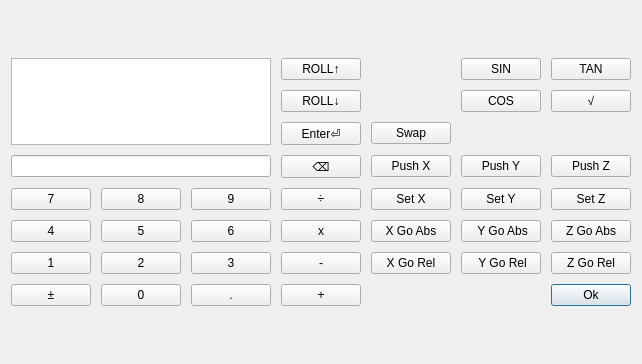
<?xml version="1.0" encoding="UTF-8"?>
<ui version="4.0">
 <class>RpnCalcDialog</class>
 <widget class="QDialog" name="RpnCalcDialog">
  <property name="geometry">
   <rect>
    <x>0</x>
    <y>0</y>
    <width>625</width>
    <height>364</height>
   </rect>
  </property>
  <property name="windowTitle">
   <string>RPN Calc</string>
  </property>
  <property name="modal">
   <bool>true</bool>
  </property>
  <layout class="QGridLayout" name="gridLayout_2">
   <item row="0" column="0">
    <layout class="QGridLayout" name="gridLayout" rowstretch="0,0,0,0,0,0,0,0" columnstretch="0,0,0,0,0,0,0">
     <property name="sizeConstraint">
      <enum>QLayout::SetDefaultConstraint</enum>
     </property>
     <property name="spacing">
      <number>10</number>
     </property>
     <item row="7" column="2">
      <widget class="QPushButton" name="button_dot">
       <property name="text">
        <string>.</string>
       </property>
      </widget>
     </item>
     <item row="0" column="3">
      <widget class="QPushButton" name="button_roll_up">
       <property name="text">
        <string>ROLL↑</string>
       </property>
      </widget>
     </item>
     <item row="2" column="4">
      <widget class="QPushButton" name="button_swap">
       <property name="text">
        <string>Swap</string>
       </property>
      </widget>
     </item>
     <item row="5" column="1">
      <widget class="QPushButton" name="button_5">
       <property name="text">
        <string>5</string>
       </property>
      </widget>
     </item>
     <item row="4" column="1">
      <widget class="QPushButton" name="button_8">
       <property name="text">
        <string>8</string>
       </property>
      </widget>
     </item>
     <item row="4" column="0">
      <widget class="QPushButton" name="button_7">
       <property name="text">
        <string>7</string>
       </property>
      </widget>
     </item>
     <item row="6" column="3">
      <widget class="QPushButton" name="button_subtract">
       <property name="text">
        <string>-</string>
       </property>
      </widget>
     </item>
     <item row="6" column="2">
      <widget class="QPushButton" name="button_3">
       <property name="text">
        <string>3</string>
       </property>
      </widget>
     </item>
     <item row="4" column="2">
      <widget class="QPushButton" name="button_9">
       <property name="text">
        <string>9</string>
       </property>
      </widget>
     </item>
     <item row="5" column="2">
      <widget class="QPushButton" name="button_6">
       <property name="text">
        <string>6</string>
       </property>
      </widget>
     </item>
     <item row="6" column="0">
      <widget class="QPushButton" name="button_1">
       <property name="text">
        <string>1</string>
       </property>
      </widget>
     </item>
     <item row="0" column="0" rowspan="3" colspan="3">
      <widget class="QTextEdit" name="textEdit"/>
     </item>
     <item row="4" column="3">
      <widget class="QPushButton" name="button_division">
       <property name="text">
        <string>÷</string>
       </property>
      </widget>
     </item>
     <item row="7" column="3">
      <widget class="QPushButton" name="button_sum">
       <property name="text">
        <string>+</string>
       </property>
      </widget>
     </item>
     <item row="5" column="0">
      <widget class="QPushButton" name="button_4">
       <property name="text">
        <string>4</string>
       </property>
      </widget>
     </item>
     <item row="2" column="3">
      <widget class="QPushButton" name="button_enter">
       <property name="text">
        <string>Enter⏎</string>
       </property>
      </widget>
     </item>
     <item row="5" column="3">
      <widget class="QPushButton" name="button_multiplication">
       <property name="text">
        <string>x</string>
       </property>
      </widget>
     </item>
     <item row="7" column="0">
      <widget class="QPushButton" name="button_plus_minus">
       <property name="text">
        <string>±</string>
       </property>
      </widget>
     </item>
     <item row="3" column="3">
      <widget class="QPushButton" name="button_back">
       <property name="text">
        <string>⌫</string>
       </property>
      </widget>
     </item>
     <item row="3" column="0" colspan="3">
      <widget class="QLineEdit" name="lineEdit"/>
     </item>
     <item row="6" column="1">
      <widget class="QPushButton" name="button_2">
       <property name="text">
        <string>2</string>
       </property>
      </widget>
     </item>
     <item row="1" column="3">
      <widget class="QPushButton" name="button_roll_down">
       <property name="text">
        <string>ROLL↓</string>
       </property>
      </widget>
     </item>
     <item row="7" column="1">
      <widget class="QPushButton" name="button_0">
       <property name="text">
        <string>0</string>
       </property>
      </widget>
     </item>
     <item row="7" column="6">
      <widget class="QPushButton" name="button_ok">
       <property name="text">
        <string>Ok</string>
       </property>
       <property name="autoDefault">
        <bool>true</bool>
       </property>
       <property name="default">
        <bool>true</bool>
       </property>
      </widget>
     </item>
     <item row="0" column="5">
      <widget class="QPushButton" name="button_sin">
       <property name="text">
        <string>SIN</string>
       </property>
      </widget>
     </item>
     <item row="1" column="5">
      <widget class="QPushButton" name="button_cos">
       <property name="text">
        <string>COS</string>
       </property>
      </widget>
     </item>
     <item row="0" column="6">
      <widget class="QPushButton" name="button_tan">
       <property name="text">
        <string>TAN</string>
       </property>
      </widget>
     </item>
     <item row="1" column="6">
      <widget class="QPushButton" name="button_sqrt">
       <property name="text">
        <string>√</string>
       </property>
      </widget>
     </item>
     <item row="6" column="4">
      <widget class="QPushButton" name="button_go_x_rel">
       <property name="text">
        <string>X Go Rel</string>
       </property>
      </widget>
     </item>
     <item row="6" column="5">
      <widget class="QPushButton" name="button_go_y_rel">
       <property name="text">
        <string> Y Go Rel</string>
       </property>
      </widget>
     </item>
     <item row="6" column="6">
      <widget class="QPushButton" name="button_go_z_rel">
       <property name="text">
        <string>Z Go Rel</string>
       </property>
      </widget>
     </item>
     <item row="5" column="4">
      <widget class="QPushButton" name="button_go_x_abs">
       <property name="text">
        <string>X Go Abs</string>
       </property>
      </widget>
     </item>
     <item row="5" column="5">
      <widget class="QPushButton" name="button_go_y_abs">
       <property name="text">
        <string> Y Go Abs</string>
       </property>
      </widget>
     </item>
     <item row="5" column="6">
      <widget class="QPushButton" name="button_go_z_abs">
       <property name="text">
        <string>Z Go Abs</string>
       </property>
      </widget>
     </item>
     <item row="4" column="4">
      <widget class="QPushButton" name="button_set_x">
       <property name="text">
        <string>Set X</string>
       </property>
      </widget>
     </item>
     <item row="4" column="5">
      <widget class="QPushButton" name="button_set_y">
       <property name="text">
        <string>Set Y</string>
       </property>
      </widget>
     </item>
     <item row="4" column="6">
      <widget class="QPushButton" name="button_set_z">
       <property name="text">
        <string>Set Z</string>
       </property>
      </widget>
     </item>
     <item row="3" column="4">
      <widget class="QPushButton" name="button_push_x">
       <property name="text">
        <string>Push X</string>
       </property>
      </widget>
     </item>
     <item row="3" column="5">
      <widget class="QPushButton" name="button_push_y">
       <property name="text">
        <string>Push Y</string>
       </property>
      </widget>
     </item>
     <item row="3" column="6">
      <widget class="QPushButton" name="button_push_z">
       <property name="text">
        <string>Push Z</string>
       </property>
      </widget>
     </item>
    </layout>
   </item>
  </layout>
 </widget>
 <resources/>
 <connections/>
</ui>
